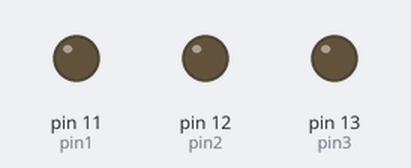
Simulated run of this sketch. Board: Arduino Uno, built with avr-gcc and run on an emulated ATmega328P. On the bench: output pins drawn as LEDs (lit = HIGH).

Above: at 0.5 s.
At 2.5 s:
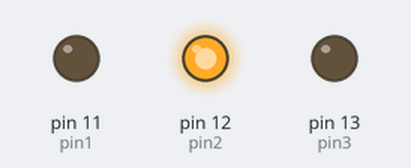
At 3.5 s:
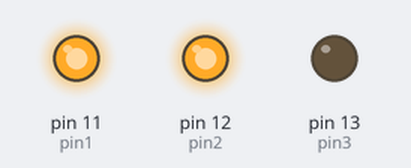
At 4.5 s:
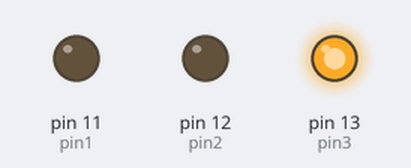
At 6.5 s:
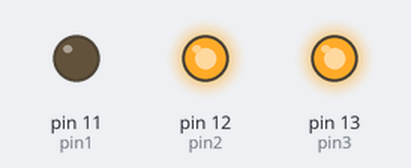
At 9.5 s:
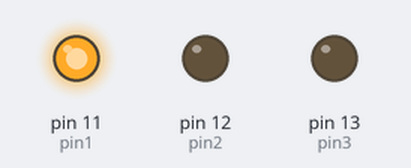
Timing chart, 0 to 10.4 s (numbered marks = the images above):
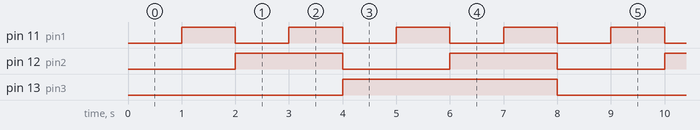

Measured:
- by itself, pin 11 (pin1): alternates HIGH for 1.0 s and LOW for 1.0 s
- by itself, pin 12 (pin2): alternates HIGH for 2.0 s and LOW for 2.0 s
- by itself, pin 13 (pin3): alternates HIGH for 4.0 s and LOW for 4.0 s

The sketch:

Binary.ino
```cpp
int pin1 = 11;
int pin2 = 12;
int pin3 = 13;
int interval = 1000;

void setup() {
  // put your setup code here, to run once:
  pinMode(pin3,OUTPUT);
  pinMode(pin2,OUTPUT);
  pinMode(pin1,OUTPUT);
}

void loop() {
  // put your main code here, to run repeatedly:
  //0
  digitalWrite(pin3,LOW);
  digitalWrite(pin2,LOW);
  digitalWrite(pin1,LOW);
  delay(interval);

  //1
  digitalWrite(pin3,LOW);
  digitalWrite(pin2,LOW);
  digitalWrite(pin1,HIGH);
  delay(interval);

  //2
  digitalWrite(pin3,LOW);
  digitalWrite(pin2,HIGH);
  digitalWrite(pin1,LOW);
  delay(interval);

  //3
  digitalWrite(pin3,LOW);
  digitalWrite(pin2,HIGH);
  digitalWrite(pin1,HIGH);
  delay(interval);

  //4
  digitalWrite(pin3,HIGH);
  digitalWrite(pin2,LOW);
  digitalWrite(pin1,LOW);
  delay(interval);

  //5
  digitalWrite(pin3,HIGH);
  digitalWrite(pin2,LOW);
  digitalWrite(pin1,HIGH);
  delay(interval);

  //6
  digitalWrite(pin3,HIGH);
  digitalWrite(pin2,HIGH);
  digitalWrite(pin1,LOW);
  delay(interval);

  //7
  digitalWrite(pin3,HIGH);
  digitalWrite(pin2,HIGH);
  digitalWrite(pin1,HIGH);
  delay(interval);
}
```
